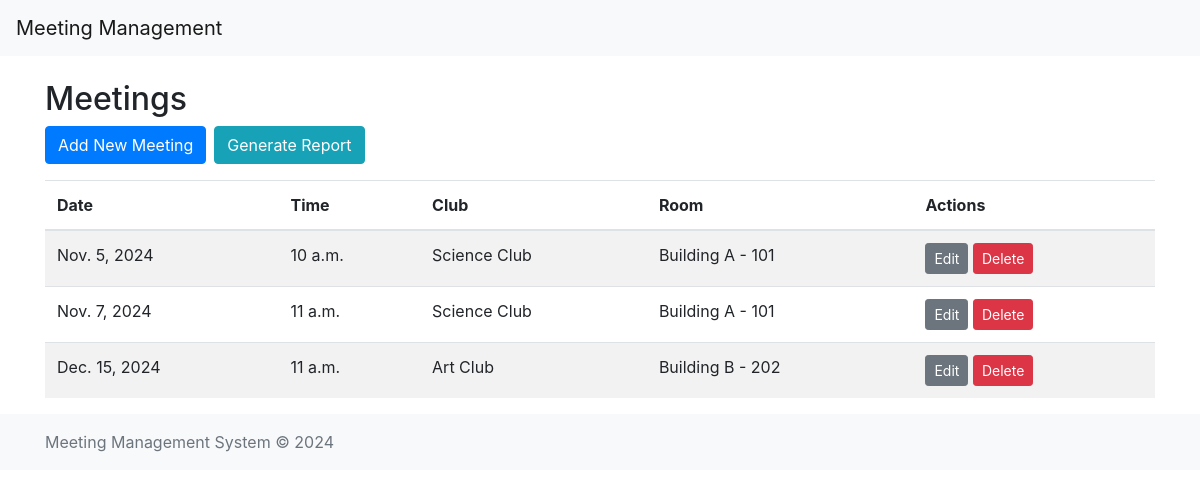
Screenshot of /meetings/ with the database file from the repository.
### clubs_management/models.py (models this page shows, shortened)
class Meeting(models.Model):
    id = models.AutoField(primary_key=True)
    date = models.DateField(db_index=True)
    time = models.TimeField()
    duration = models.DurationField()
    description = models.TextField(blank=True, null=True)
    club = models.ForeignKey(Club, on_delete=models.CASCADE)
    room = models.ForeignKey(Room, on_delete=models.CASCADE)
    invited_count = models.IntegerField(default=0)
    accepted_count = models.IntegerField(default=0)

class Club(models.Model):
    id = models.AutoField(primary_key=True)
    name = models.CharField(max_length=100, db_index=True)
    address = models.CharField(max_length=255)
    description = models.TextField(blank=True, null=True)

class Room(models.Model):
    id = models.AutoField(primary_key=True)
    building = models.CharField(max_length=100, db_index=True)
    number = models.CharField(max_length=10, db_index=True)
    max_capacity = models.IntegerField()

### clubs_management/views.py (the view)
# urls.py: path('meetings/', views.meeting_list, name='meeting_list'),
def meeting_list(request):
    meetings = Meeting.objects.select_related('club', 'room').all()
    return render(request, 'clubs_management/meeting_list.html', {'meetings': meetings})

### clubs_management/templates/clubs_management/meeting_list.html
{% extends 'base.html' %}
{% block content %}
<h2>Meetings</h2>
<div class="d-flex mb-3">
    <a href="{% url 'meeting_create' %}" class="btn btn-primary mr-2">Add New Meeting</a>
    <a href="{% url 'meeting_report' %}" class="btn btn-info">Generate Report</a>
</div>
<table class="table table-striped">
    <thead>
        <tr>
            <th>Date</th>
            <th>Time</th>
            <th>Club</th>
            <th>Room</th>
            <th>Actions</th>
        </tr>
    </thead>
    <tbody>
        {% for meeting in meetings %}
        <tr>
            <td>{{ meeting.date }}</td>
            <td>{{ meeting.time }}</td>
            <td>{{ meeting.club.name }}</td>
            <td>{{ meeting.room.building }} - {{ meeting.room.number }}</td>
            <td>
                <a href="{% url 'meeting_edit' meeting.id %}" class="btn btn-secondary btn-sm">Edit</a>
                <a href="{% url 'meeting_delete' meeting.id %}" class="btn btn-danger btn-sm">Delete</a>
            </td>
        </tr>
        {% empty %}
        <tr>
            <td colspan="5">No meetings available.</td>
        </tr>
        {% endfor %}
    </tbody>
</table>
{% endblock %}

### clubs_management/templates/base.html (shortened to what this page needs)
<!DOCTYPE html>
<html lang="en">
<head>
    <link rel="stylesheet" href="https://maxcdn.bootstrapcdn.com/bootstrap/4.0.0/css/bootstrap.min.css">
</head>
<body>
    <nav class="navbar navbar-expand-lg navbar-light bg-light">
        <a class="navbar-brand" href="#">Meeting Management</a>
    </nav>
    <div class="container mt-4">
        {% block content %}{% endblock %}
    </div>
    <footer class="footer mt-auto py-3 bg-light">
        <div class="container">
            <span class="text-muted">Meeting Management System &copy; 2024</span>
        </div>
    </footer>
</body>
</html>

### rows the page displays
Meeting: date "Nov. 5, 2024", time "10 a.m.", club.name "Science Club", room.building "Building A", room.number "101"
Meeting: date "Nov. 7, 2024", time "11 a.m.", club.name "Science Club", room.building "Building A", room.number "101"
Meeting: date "Dec. 15, 2024", time "11 a.m.", club.name "Art Club", room.building "Building B", room.number "202"
